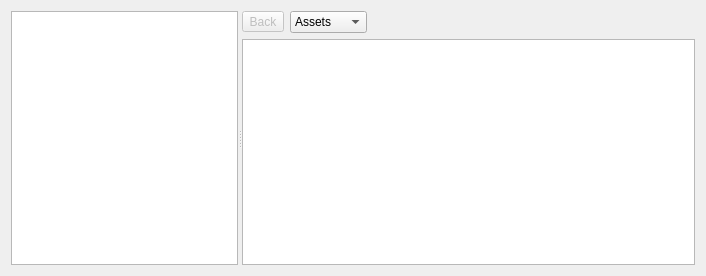
<?xml version="1.0" encoding="UTF-8"?>
<ui version="4.0">
 <class>ContentExplorerWindow</class>
 <widget class="QWidget" name="ContentExplorerWindow">
  <property name="geometry">
   <rect>
    <x>0</x>
    <y>0</y>
    <width>706</width>
    <height>276</height>
   </rect>
  </property>
  <property name="windowTitle">
   <string>ContentExplorerWindow</string>
  </property>
  <layout class="QHBoxLayout" name="horizontalLayout">
   <item>
    <widget class="QSplitter" name="splitter">
     <property name="orientation">
      <enum>Qt::Orientation::Horizontal</enum>
     </property>
     <widget class="QTreeView" name="FileExplorer">
      <property name="sizePolicy">
       <sizepolicy hsizetype="Expanding" vsizetype="Expanding">
        <horstretch>1</horstretch>
        <verstretch>0</verstretch>
       </sizepolicy>
      </property>
     </widget>
     <widget class="QWidget" name="CurrentDirectoryPane">
      <property name="sizePolicy">
       <sizepolicy hsizetype="Expanding" vsizetype="Expanding">
        <horstretch>2</horstretch>
        <verstretch>0</verstretch>
       </sizepolicy>
      </property>
      <layout class="QVBoxLayout" name="currentDirectoryLayout">
       <property name="leftMargin">
        <number>0</number>
       </property>
       <property name="topMargin">
        <number>0</number>
       </property>
       <property name="rightMargin">
        <number>0</number>
       </property>
       <property name="bottomMargin">
        <number>0</number>
       </property>
       <item>
        <layout class="QHBoxLayout" name="navigationLayout">
         <item>
          <widget class="QToolButton" name="BackButton">
           <property name="enabled">
            <bool>false</bool>
           </property>
           <property name="toolTip">
            <string>Back to the folder shown before</string>
           </property>
           <property name="text">
            <string>Back</string>
           </property>
          </widget>
         </item>
         <item>
          <widget class="QComboBox" name="ModeSelector">
           <property name="toolTip">
            <string>What the browser shows: the project's authored assets, or the textures its imports extracted</string>
           </property>
           <item>
            <property name="text">
             <string>Assets</string>
            </property>
           </item>
           <item>
            <property name="text">
             <string>Textures</string>
            </property>
           </item>
          </widget>
         </item>
         <item>
          <spacer name="navigationSpacer">
           <property name="orientation">
            <enum>Qt::Orientation::Horizontal</enum>
           </property>
           <property name="sizeHint" stdset="0">
            <size>
             <width>0</width>
             <height>0</height>
            </size>
           </property>
          </spacer>
         </item>
        </layout>
       </item>
       <item>
        <widget class="QListView" name="CurrentDirectoryExplorer">
         <property name="sizePolicy">
          <sizepolicy hsizetype="Expanding" vsizetype="Expanding">
           <horstretch>0</horstretch>
           <verstretch>0</verstretch>
          </sizepolicy>
         </property>
        </widget>
       </item>
      </layout>
     </widget>
    </widget>
   </item>
  </layout>
 </widget>
 <resources/>
 <connections/>
</ui>
